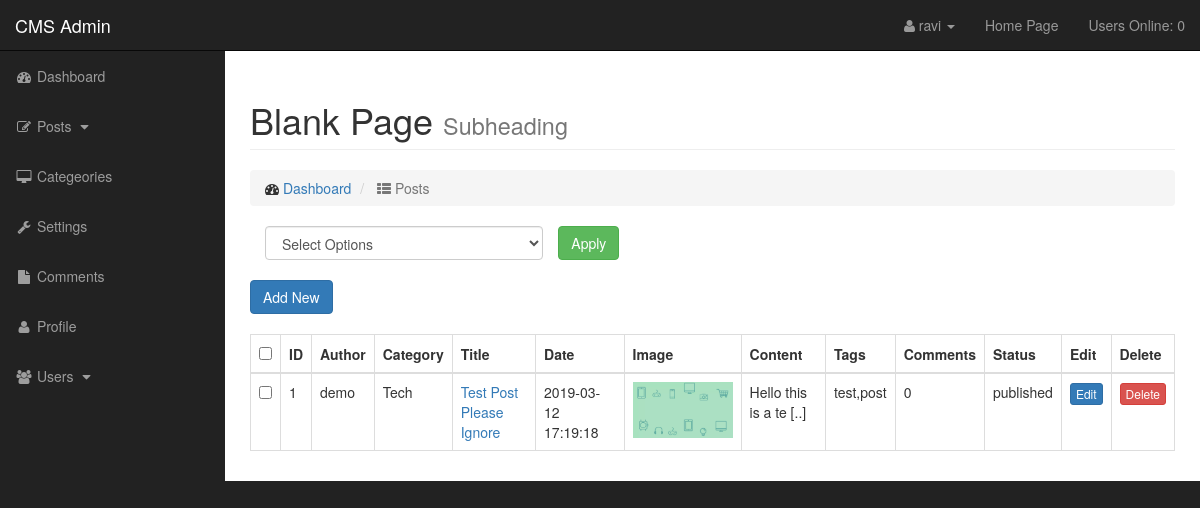
The app's page /admin/posts.php (signed in) with its own data.
### tables this page shows
CREATE TABLE `posts` (
  `post_id` int(11) NOT NULL,
  `post_category_id` int(11) NOT NULL,
  `post_title` varchar(255) NOT NULL,
  `post_author` varchar(255) NOT NULL,
  `post_date` datetime NOT NULL,
  `post_image` text NOT NULL,
  `post_content` text NOT NULL,
  `post_tags` varchar(255) NOT NULL,
  `post_comment_count` varchar(255) DEFAULT '0',
  `post_status` varchar(255) NOT NULL DEFAULT 'draft',
  `post_views` int(11) NOT NULL DEFAULT '0'
);

CREATE TABLE `category` (
  `cat_id` int(4) NOT NULL,
  `cat_title` varchar(255) NOT NULL
);

### admin/inc/view_all_posts.php (the view, shortened to what this page needs)
<form action="" method="post">
<?php
	if($_SESSION['user'] == ravi){
		?>
	<div id="bulkOptionContainer" class="col-xs-4">
		<select class="form-control" name="bulk_options" id="">
			<option value="">Select Options</option>
		</select>
	</div>
	<div>
		<input type="submit" name="submit" class="btn btn-success" value="Apply"/>
	</div><br/>
	<?php
	}
	?>
	<div>
		<a class="btn btn-primary" href="posts.php?page=add_posts">Add New</a>
	</div><br/>
	<table class="table table-bordered table-hover">
		<thead>
			<th><input id="selectAllBoxes" type="checkbox"/></th>
			<th>ID</th>
			<th>Author</th>
			<th>Category</th>
			<th>Title</th>
			<th>Date</th>
			<th>Image</th>
			<th>Content</th>
			<th>Tags</th>
			<th>Comments</th>
			<th>Status</th>
			<th>Edit</th>
			<th>Delete</th>
		</thead>
		<tbody>
			<?php
				$posts_q = "SELECT * FROM posts ";
				$post_query = mysqli_query($connection, $posts_q);
				while($get_posts = mysqli_fetch_assoc($post_query)){
					$post_id = $get_posts['post_id'];
					$post_author = $get_posts['post_author'];
					$post_category_id = $get_posts['post_category_id'];
					$post_title = $get_posts['post_title'];
					$post_date = $get_posts['post_date'];
					$post_image = $get_posts['post_image'];
					$post_content = substr($get_posts['post_content'],0,21);
					$post_tags = $get_posts['post_tags'];
					$post_comment_count = $get_posts['post_comment_count'];
					$post_status = $get_posts['post_status'];
					$display_cat = "SELECT * FROM category WHERE cat_id = $post_category_id ";
					$display_cat_query = mysqli_query($connection, $display_cat);
					while($dis_cat = mysqli_fetch_assoc($display_cat_query)){
						$dis_cate = $dis_cat['cat_title'];
					}
					echo "
						<tr>
							<td><input class='checkBoxes' type='checkbox' name='checkBoxArray[]' value='$post_id'/></td>
							<td>$post_id</td>
							<td>$post_author</td>
							<td>$dis_cate</td>
							<td><a href='../post.php?post=$post_id' target='_blank'>$post_title</td>
							<td>$post_date</td>
							<td><img src='../images/$post_image'width='100'/></td>
							<td>$post_content [..]</td>
							<td>$post_tags</td>
							<td>$post_comment_count</td>
							<td>$post_status</td>
							<td><a href='posts.php?page=edit_posts&p_id=$post_id' class='btn btn-xs btn-primary'>Edit</a></td>
							<td><a href='posts.php?delete=$post_id' class='btn btn-xs btn-danger'>Delete</a></td>
						</tr>
					";
				}
			?>
		</tbody>
	</table>
</form>

### admin/css/sb-admin.css (style rules this page uses)
body { margin-top: 100px; background-color: #222; }
@media (min-width:768px) { body { margin-top: 50px; } }

### records on screen
posts: post_id "1", post_author "demo", category.cat_title "Tech", post_title "Test Post Please Ignore", post_date "2019-03-12 17:19:18", post_image (picture), post_content "Hello this is a te", post_tags "test,post", post_comment_count "0", post_status "published"

### other values on screen
$_SESSION['user'] "ravi"
$count_present "0"
